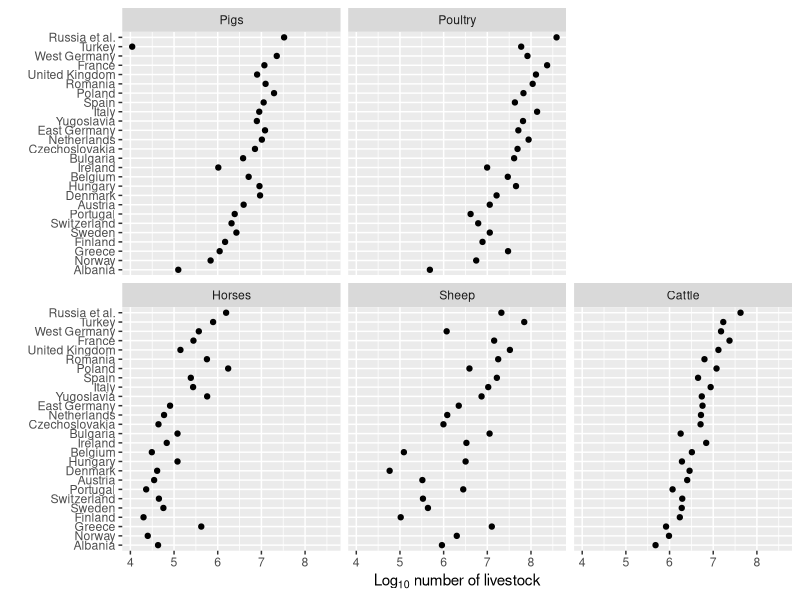
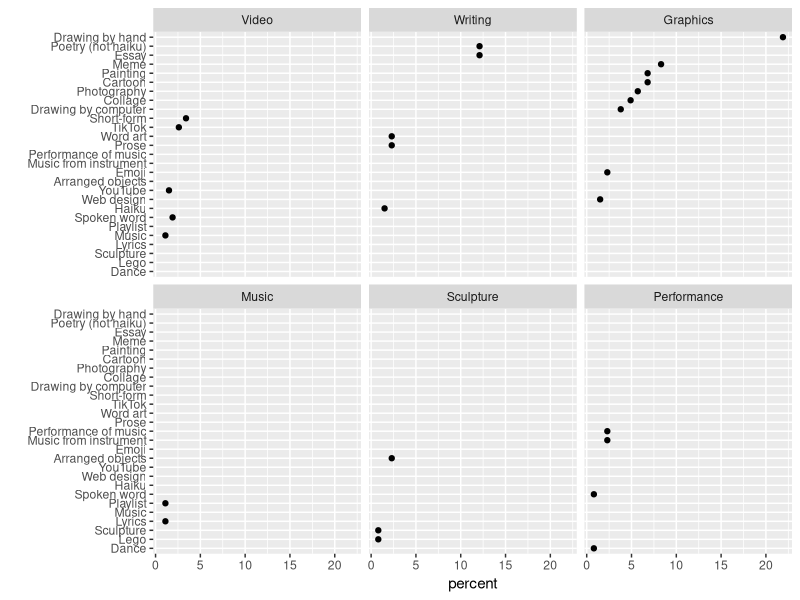
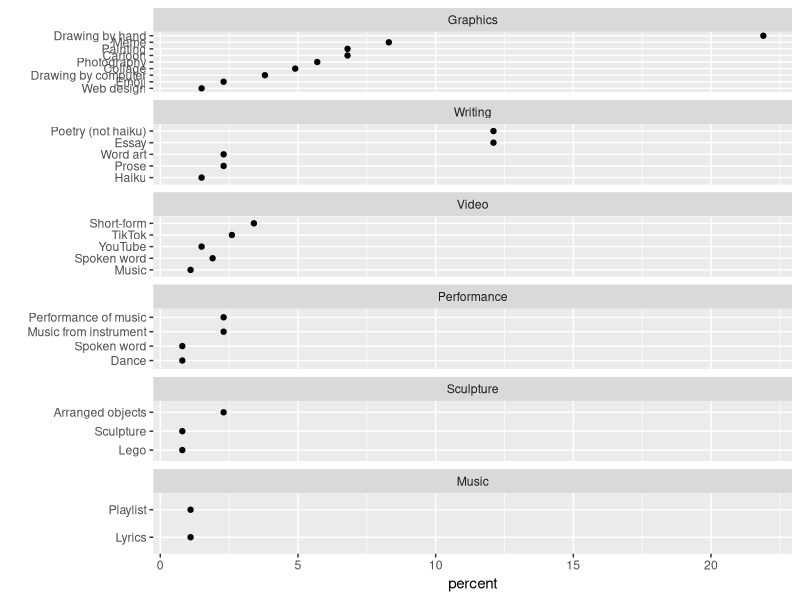
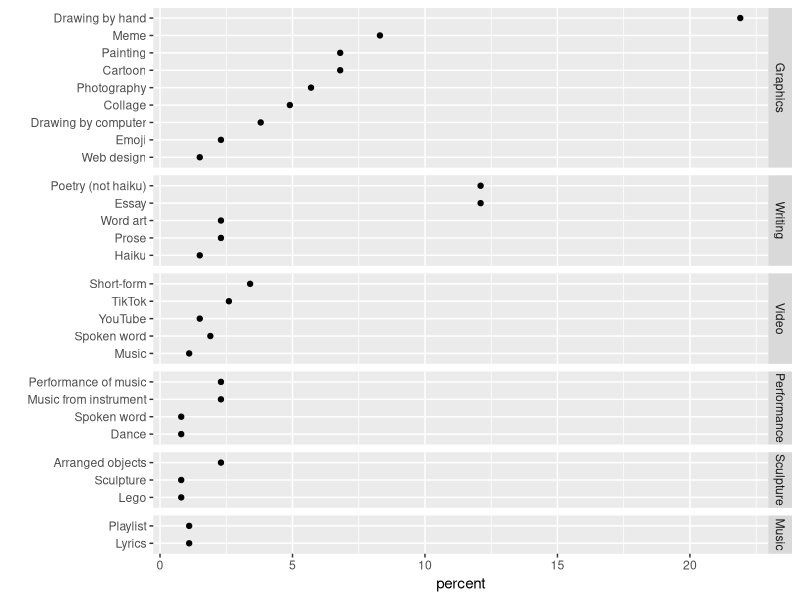
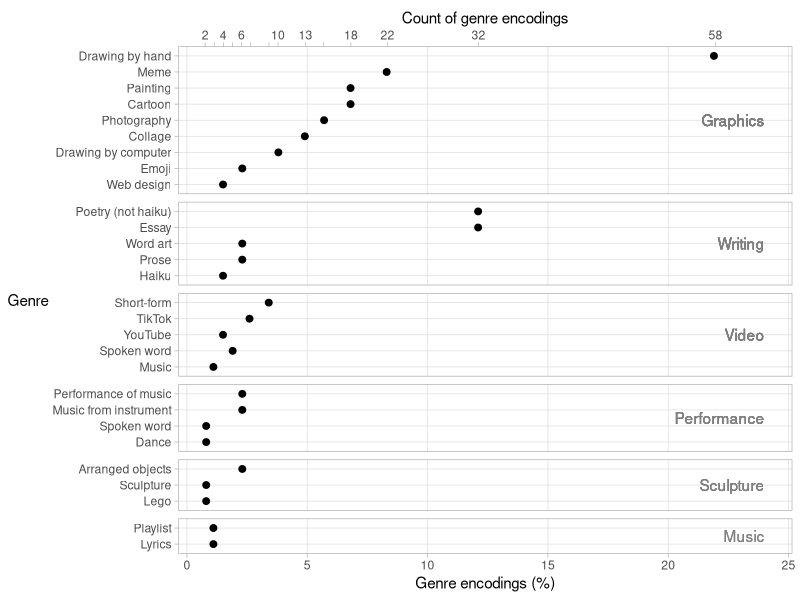

Generate these figures, in order, with R:
## ---- chunk 1
#| include: false

# printing options for data.table
options(
  datatable.print.nrows = 28,
  datatable.print.topn = 5,
  datatable.print.class = TRUE
)
## ---- chunk 2
# packages used 
library("data.table")
library("ggplot2")
## ---- chunk 3
# read the livestock data
DT <- fread("livestock-1967.csv")

# examine the data
DT[]
## ---- chunk 4
#| fig.asp=6/5

ggplot(data = DT, mapping = aes(x = log10(count), y = reorder(country, count, median))) +
  geom_point() + 
  facet_wrap(vars(reorder(livestock_type, count, median)), as.table = FALSE) +
  labs(x = expression('Log'[10]~'number of livestock'), y = "")
## ---- chunk 5
# import the data
DT <- fread("creative-assignment-2021.csv")

# print the data table
DT[]
## ---- chunk 6
#| fig.asp=1.6/1

# create the first chart 
p <- ggplot(data = DT, mapping = aes(x = percent, y = reorder(genre, count))) +
  geom_point() + 
  facet_wrap(vars(reorder(medium, count)) , as.table = FALSE) +
  labs(y = "")

# display the result
p
## ---- chunk 7
#| fig.asp=1.5/1

# edit the previous chart 
p <- p +
   facet_wrap(vars(reorder(medium, count)) , as.table = FALSE, scales = "free_y", ncol = 1)

# display the result
p
## ---- chunk 8
#| fig.asp=1/1

# edit the previous chart 
p <- p  +
  facet_grid(rows = vars(reorder(medium, count)), 
             as.table = FALSE, 
             scales = "free_y",
             space = "free_y")

# display the result
p
## ---- chunk 9
#| fig.asp=1/1

# create a y-coordinate for a text geom
DT <- DT[, y_coord_media := .N/2 + 0.5, by = medium]

# create secondary axis data, omit some labels to avoid overprinting
count_scale <- sort(unique(DT$count))
top_axis <- data.table(count_scale)
top_axis[, count_label := as.character(count_scale)]
omit_labels <- c("3", "5", "7", "9", "15")
top_axis[count_label %chin% omit_labels, count_label := ""]

# ratio for secondary axis transformation
scale_trans <- sum(DT$count) / sum(DT$percent)

# graph
ggplot(data = DT, mapping = aes(x = percent, y = reorder(genre, count))) +
  geom_point(size = 2) +
  facet_grid(rows = vars(reorder(medium, count)), 
             as.table = FALSE, 
             scales = "free_y",
             space = "free_y") +
  labs(x = "Genre encodings (%)", y = "Genre") +
  theme_light() +
  theme(strip.text.y = element_blank(), 
        panel.grid.minor = element_blank(),
        axis.title.y = element_text(angle = 0, hjust = 1, vjust = 0.5)) +
  geom_text(aes(x = 24, y = y_coord_media, label = medium, hjust = 1), color = "gray50") +
  scale_x_continuous(sec.axis = sec_axis(trans = function(z) (z * scale_trans), 
                                         name = "Count of genre encodings", 
                                         breaks = top_axis$count_scale, 
                                         labels = top_axis$count_label))
